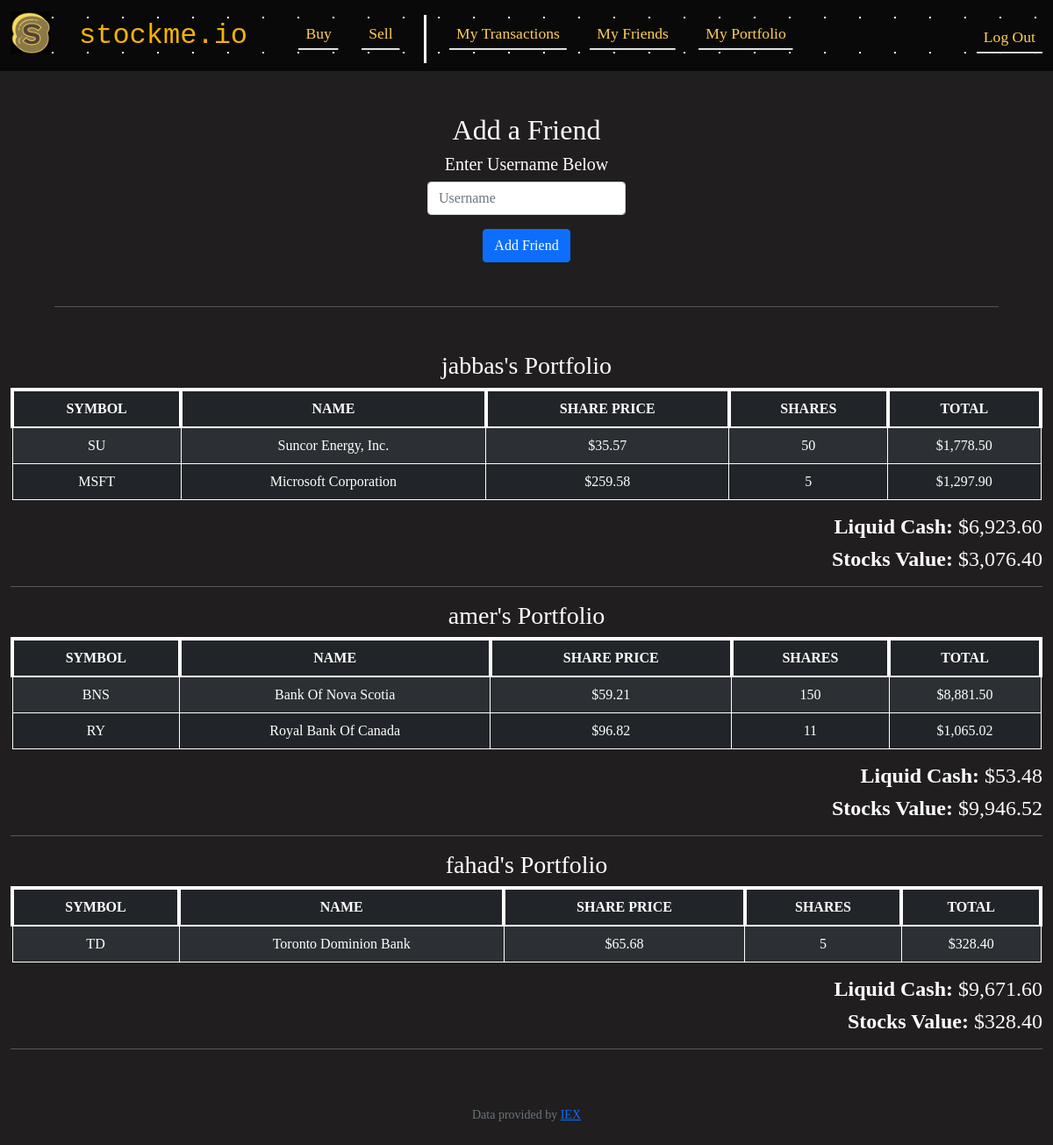
The app's page /friend (signed in) with its own data.
### tables this page shows
CREATE TABLE users (id INTEGER PRIMARY KEY AUTOINCREMENT NOT NULL, username TEXT NOT NULL, hash TEXT NOT NULL, cash NUMERIC NOT NULL DEFAULT 10000.00, 'friends' TEXT);

CREATE TABLE 'portfolio' ('user_id' INTEGER,'symbol' TEXT, 'value' INTEGER, 'shares' INTEGER, 'name' TEXT);

### app.py (the view)
@app.route("/friend", methods=["GET","POST"])
@login_required
def friend():
    if request.method == "POST":
        user_id = session["user_id"]
        my_name = db.execute("SELECT username FROM users WHERE id=?", user_id)[0]["username"]
        friend_username = request.form.get("username")
        if not friend_username:
            return apology("must provide username", 400)
        friend_name = db.execute("SELECT username FROM users WHERE username = ?", friend_username)
        if len(friend_name) == 0:
            return apology("friend not found", 400)
        if my_name == friend_name[0]["username"]:
            return apology("cannot add yourself", 400)
        previous_friends = db.execute("SELECT friends FROM users WHERE id=?", user_id)[0]["friends"]
        if previous_friends == None:
            db.execute("UPDATE users SET friends = ? WHERE id = ?", friend_name[0]["username"], user_id)
        elif friend_name[0]["username"] in previous_friends:
            return apology("already friended user", 400)
        else:
            friend_name = friend_name[0]["username"]
            updated_friends = previous_friends + f",{friend_name}"
            db.execute("UPDATE users SET friends = ? WHERE id=?", updated_friends, user_id)
        friend_list = db.execute("SELECT friends FROM users WHERE id=?", user_id)[0]["friends"].split(",")
        friend_list_status = []
        for each in friend_list:
            dicts = {}
            friend_user_id = db.execute("SELECT id FROM users WHERE username = ?", each)[0]["id"]
            port = db.execute("SELECT * FROM portfolio WHERE user_id = ?", friend_user_id)
            cash = db.execute("SELECT cash FROM users WHERE id = ?", friend_user_id)[0]
            invested = db.execute("SELECT SUM(value) FROM portfolio WHERE user_id = ?", friend_user_id)[0]
            name = db.execute("SELECT username FROM users WHERE id = ?", friend_user_id)[0]
            keys = range(4)
            values = [port, cash, invested, name]
            for i in keys:
                dicts[i] = values[i]
            friend_list_status.append(dicts)
        return render_template("friend.html", friends=friend_list_status)
    else:
        user_id = session["user_id"]
        friend_list = db.execute("SELECT friends FROM users WHERE id=?", user_id)[0]["friends"].split(",")
        friend_list_status = []
        for each in friend_list:
            dicts = {}
            friend_user_id = db.execute("SELECT id FROM users WHERE username = ?", each)[0]["id"]
            port = db.execute("SELECT * FROM portfolio WHERE user_id = ?", friend_user_id)
            cash = db.execute("SELECT cash FROM users WHERE id = ?", friend_user_id)[0]
            invested = db.execute("SELECT SUM(value) FROM portfolio WHERE user_id = ?", friend_user_id)[0]
            name = db.execute("SELECT username FROM users WHERE id = ?", friend_user_id)[0]
            keys = range(4)
            values = [port, cash, invested, name]
            for i in keys:
                dicts[i] = values[i]
            friend_list_status.append(dicts)
        return render_template("friend.html", friends=friend_list_status)

### app.py (called while the page is built)
@app.context_processor
def example():
    return dict(myexample='This is an example')

@app.after_request
def after_request(response):
    response.headers["Cache-Control"] = "no-cache, no-store, must-revalidate"
    response.headers["Expires"] = 0
    response.headers["Pragma"] = "no-cache"
    return response

### helpers.py (called while the page is built)
def login_required(f):
    @wraps(f)
    def decorated_function(*args, **kwargs):
        if session.get("user_id") is None:
            return redirect("/login")
        return f(*args, **kwargs)
    return decorated_function

def usd(value):
    return f"${value:,.2f}"

### templates/friend.html (shortened to what this page needs)
{% extends "layout.html" %}
{% block main %}
    <h2>Add a Friend</h2>
    <h5>Enter Username Below</h5>
    <form action="/friend" method="post">
        <div class="mb-3">
            <input autocomplete="off" autofocus class="form-control mx-auto w-auto" id="username" name="username" placeholder="Username" type="text">
        </div>
        <button class="btn btn-primary" type="submit">Add Friend</button>
    </form>
    <hr style = "margin: 50px;">
    {% for each in friends%}
        <h3>{{each[3]["username"]}}'s Portfolio</h3>
        {% if each[2]["SUM(value)"] == None %}
            <h2>Player has nothing invested currently</h2>
        {% else %}
        <table class="table table-dark table-hover table-striped">
            <thead class="table-dark">
                <tr>
                    <th scope="col">SYMBOL</th>
                    <th scope="col">NAME</th>
                    <th scope="col">SHARE PRICE</th>
                    <th scope="col">SHARES</th>
                    <th scope="col">TOTAL</th>
                </tr>
            </thead>
            <tbody>
                {% for stock in each[0] %}
                <tr>
                    <td>{{stock["symbol"]}}</td>
                    <td>{{stock["name"]}}</td>
                    <td>{{(stock["value"]/stock["shares"]) | usd}}</td>
                    <td>{{stock["shares"]}}</td>
                    <td>{{stock["value"] | usd}}</td>
                </tr>
                {% endfor %}
            </tbody>
        </table>
        {% endif %}
        <h4><span style="font-weight: bold;">Liquid Cash:</span> {{each[1]["cash"] | usd}}</h4>
            {% if each[2]["SUM(value)"] == None %}
                <h4><span style="font-weight: bold;"> Stocks Value:</span> $0.00</h4>
            {% else %}
                <h4><span style="font-weight: bold;"> Stocks Value:</span> {{each[2]["SUM(value)"] | usd}}</h4>
            {% endif %}
        <hr>
    {% endfor %}
{% endblock %}

### templates/layout.html (shortened to what this page needs)
<!DOCTYPE html>
<html lang="en">
    <head>
        <link href="https://cdn.jsdelivr.net/npm/bootstrap@5.1.3/dist/css/bootstrap.min.css" rel="stylesheet">
        <link href="/static/styles.css" rel="stylesheet">
    </head>
    <body>
        <nav class="navbar navbar-expand-md navbar-light" id="backnav">
            <div class="container-fluid">
                <a class="navbar-brand" href="/">
                    <div class="logo-image">
                        <img src="../static/stockme_logo.jpg" class="img-fluid">
                    </div>
                </a>
                <a class="navbar-brand" href="/">stockme.io</a>
                <div class="collapse navbar-collapse" id="navbar">
                    {% if session["user_id"] %}
                        <ul class="navbar-nav me-auto mt-2">
                            <li class="nav-item"><a class="nav-link" href="/buy">Buy</a></li>
                            <li class="nav-item"><a class="nav-link" href="/sell">Sell</a></li>
                            <div class="vl"></div>
                            <li class="nav-item"><a class="nav-link" href="/history">My Transactions</a></li>
                            <li class="nav-item"><a class="nav-link" href="/friend">My Friends</a></li>
                            <li class="nav-item"><a class="nav-link" href="/portfolio">My Portfolio</a></li>
                        </ul>
                        <ul class="navbar-nav ms-auto mt-2">
                            <li class="nav-item"><a class="nav-link" href="/logout">Log Out</a></li>
                        </ul>
                    {% else %}
                        <ul class="navbar-nav ms-auto mt-2">
                            <li class="nav-item"><a class="nav-link" href="/register">Register</a></li>
                            <li class="nav-item"><a class="nav-link" href="/login">Log In</a></li>
                        </ul>
                    {% endif %}
                </div>
            </div>
        </nav>
        <main class="container-fluid py-5 text-center">
            {% block main %}{% endblock %}
        </main>
        <footer class="mb-5 small text-center text-muted">
            Data provided by <a href="https://iexcloud.io/">IEX</a>
        </footer>
    </body>
</html>

### static/styles.css (style rules this page uses)
:root { --black: #090909; --dgray: #201E1E; --orange: #F5B301; --banana: #FED053; --white: #FFFFFF; }
body { background-color: var(--dgray); color: var(--white); font-family: "Palatino"; }
.container-fluid .navbar-brand { font-size: xx-large; font-family: "Courier New"; margin-right: 2rem; margin-left: 0; color: var(--orange); }
.vl { border-left: 3px solid var(--white); height: 55px; margin-left: 1.7em; }
body #backnav { background-color: var(--black); background-image: radial-gradient(var(--white) 1px, transparent 0); background-size: 40px 40px; }
#navbar a.nav-link { color: var(--banana); background: linear-gradient(to right, #FFFFFF, #FFFFFF), linear-gradient(to right, var(--banana), var(--orange)); background-size: 100% 0.1em, 0 0.1em; background-position: 90% 94%, 0 100%; background-repeat: no-repeat; transition: background-size 300ms; font-size: 1.1em; margin-bottom: 0.3em; margin-left: 1.5em; }
.logo-image { width: 46px; height: 55px; overflow: hidden; margin-top: 0px; }
table, td { border: 1px solid; }
th { border: 4px solid; }
h4 { text-align: right; }

### records on screen
users: username "jabbas", cash "$6,923.60"
portfolio: symbol "SU", name "Suncor Energy, Inc.", (stock['value']/stock['shares'])|usd "$35.57", shares "50", value "$1,778.50"
portfolio: symbol "MSFT", name "Microsoft Corporation", (stock['value']/stock['shares'])|usd "$259.58", shares "5", value "$1,297.90"
users: username "amer", cash "$53.48"
portfolio: symbol "BNS", name "Bank Of Nova Scotia", (stock['value']/stock['shares'])|usd "$59.21", shares "150", value "$8,881.50"
portfolio: symbol "RY", name "Royal Bank Of Canada", (stock['value']/stock['shares'])|usd "$96.82", shares "11", value "$1,065.02"
users: username "fahad", cash "$9,671.60"
portfolio: symbol "TD", name "Toronto Dominion Bank", (stock['value']/stock['shares'])|usd "$65.68", shares "5", value "$328.40"

### other values on screen
{{ each[2]["SUM(value)"] | usd }} "$3,076.40" "$9,946.52" "$328.40"
